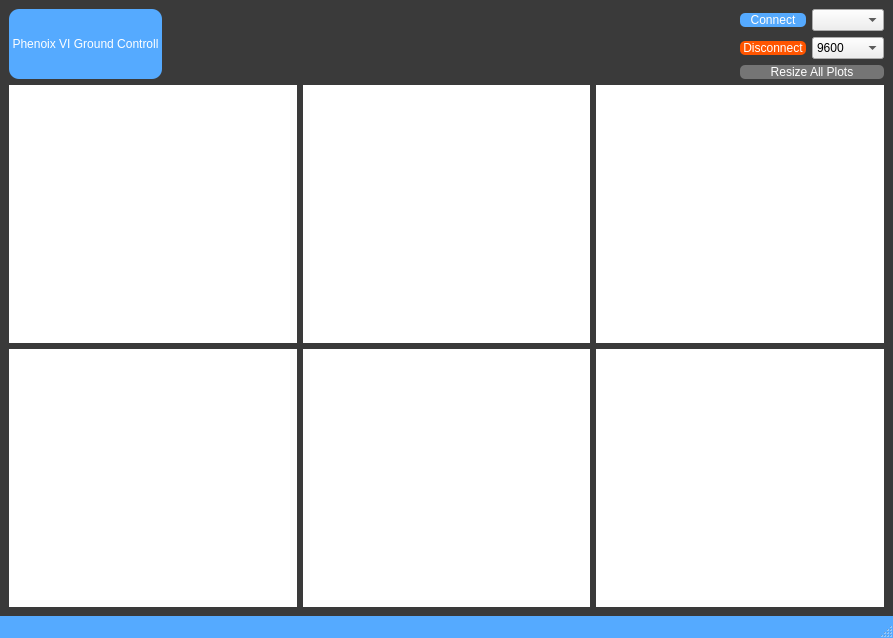
<?xml version="1.0" encoding="UTF-8"?>
<ui version="4.0">
 <class>MainWindow</class>
 <widget class="QMainWindow" name="MainWindow">
  <property name="geometry">
   <rect>
    <x>0</x>
    <y>0</y>
    <width>893</width>
    <height>638</height>
   </rect>
  </property>
  <property name="windowTitle">
   <string>MainWindow</string>
  </property>
  <property name="styleSheet">
   <string notr="true">QMainWindow#MainWindow{
background-color:rgb(85, 170, 255)
}</string>
  </property>
  <property name="tabShape">
   <enum>QTabWidget::Rounded</enum>
  </property>
  <widget class="QWidget" name="centralwidget">
   <property name="styleSheet">
    <string notr="true">QWidget#centralwidget{
	background-color: rgb(58, 58, 58);
}</string>
   </property>
   <layout class="QGridLayout" name="gridLayout_2">
    <item row="1" column="0" colspan="3">
     <layout class="QGridLayout" name="gridLayout_3">
      <item row="0" column="2">
       <widget class="PlotWidget" name="Orientation" native="true">
        <property name="styleSheet">
         <string notr="true">background-color: rgb(255, 255, 255);</string>
        </property>
       </widget>
      </item>
      <item row="0" column="1">
       <widget class="PlotWidget" name="Gyro" native="true">
        <property name="styleSheet">
         <string notr="true">background-color: rgb(255, 255, 255);</string>
        </property>
       </widget>
      </item>
      <item row="0" column="0">
       <widget class="PlotWidget" name="Accel" native="true">
        <property name="styleSheet">
         <string notr="true">background-color: rgb(255, 255, 255);</string>
        </property>
       </widget>
      </item>
      <item row="1" column="1">
       <widget class="PlotWidget" name="Altitude" native="true">
        <property name="styleSheet">
         <string notr="true">background-color: rgb(255, 255, 255);</string>
        </property>
       </widget>
      </item>
      <item row="1" column="2">
       <widget class="PlotWidget" name="Velocity" native="true">
        <property name="styleSheet">
         <string notr="true">background-color: rgb(255, 255, 255);</string>
        </property>
       </widget>
      </item>
      <item row="1" column="0">
       <widget class="PlotWidget" name="Position" native="true">
        <property name="styleSheet">
         <string notr="true">background-color: rgb(255, 255, 255);</string>
        </property>
       </widget>
      </item>
     </layout>
    </item>
    <item row="0" column="2">
     <layout class="QGridLayout" name="gridLayout">
      <item row="0" column="0">
       <widget class="QPushButton" name="connect_button">
        <property name="styleSheet">
         <string notr="true">QPushButton {
	background-color: rgb(85, 170, 255);
	border: none;
	color: rgb(255, 255, 255);
	border-radius: 5px;
}

QPushButton:hover {
	background-color: rgb(67, 135, 202)
	border: none;
	color: rgb(255, 255, 255);
	border-radius: 5px;
}

QPushButton:pressed {
	background-color: rgb(85, 170, 0)
	border: none;
	color: rgb(255, 255, 255);
	border-radius: 5px;
}

</string>
        </property>
        <property name="text">
         <string>Connect</string>
        </property>
       </widget>
      </item>
      <item row="0" column="1">
       <widget class="QComboBox" name="serial_port"/>
      </item>
      <item row="2" column="0">
       <widget class="QPushButton" name="disconnect_button">
        <property name="styleSheet">
         <string notr="true">QPushButton {
	background-color: rgb(255, 85, 0);
	border: none;
	color: rgb(255, 255, 255);
	border-radius: 5px;
}

QPushButton:hover {
	background-color: rgb(67, 135, 202)
	border: none;
	color: rgb(255, 255, 255);
	border-radius: 5px;
}

QPushButton:pressed {
	background-color: rgb(85, 170, 0)
	border: none;
	color: rgb(255, 255, 255);
	border-radius: 5px;
}

</string>
        </property>
        <property name="text">
         <string> Disconnect </string>
        </property>
       </widget>
      </item>
      <item row="2" column="1">
       <widget class="QComboBox" name="serial_baud">
        <item>
         <property name="text">
          <string>9600</string>
         </property>
        </item>
        <item>
         <property name="text">
          <string>14400</string>
         </property>
        </item>
        <item>
         <property name="text">
          <string>19200</string>
         </property>
        </item>
        <item>
         <property name="text">
          <string>28800</string>
         </property>
        </item>
        <item>
         <property name="text">
          <string>31250</string>
         </property>
        </item>
        <item>
         <property name="text">
          <string>38400</string>
         </property>
        </item>
        <item>
         <property name="text">
          <string>57600</string>
         </property>
        </item>
        <item>
         <property name="text">
          <string>115200</string>
         </property>
        </item>
       </widget>
      </item>
      <item row="3" column="0" colspan="2">
       <widget class="QPushButton" name="resize_button">
        <property name="styleSheet">
         <string notr="true">QPushButton {
	background-color: rgb(117, 117, 117);
	border: none;
	color: rgb(255, 255, 255);
	border-radius: 5px;
}

QPushButton:hover {
	background-color: rgb(67, 135, 202)
	border: none;
	color: rgb(255, 255, 255);
	border-radius: 5px;
}

QPushButton:pressed {
	background-color: rgb(85, 170, 0)
	border: none;
	color: rgb(255, 255, 255);
	border-radius: 5px;
}</string>
        </property>
        <property name="text">
         <string>Resize All Plots</string>
        </property>
       </widget>
      </item>
     </layout>
    </item>
    <item row="0" column="1">
     <spacer name="horizontalSpacer">
      <property name="orientation">
       <enum>Qt::Horizontal</enum>
      </property>
      <property name="sizeHint" stdset="0">
       <size>
        <width>40</width>
        <height>20</height>
       </size>
      </property>
     </spacer>
    </item>
    <item row="0" column="0">
     <widget class="QLabel" name="label">
      <property name="styleSheet">
       <string notr="true">font: 26pt &quot;Calibri&quot;;
background-color: rgb(85, 170, 255);
color: rgb(255, 255, 255);
selection-background-color: rgb(188, 214, 255);
border-radius: 10px;</string>
      </property>
      <property name="text">
       <string> Phenoix VI Ground Controll </string>
      </property>
      <property name="alignment">
       <set>Qt::AlignCenter</set>
      </property>
     </widget>
    </item>
   </layout>
  </widget>
  <widget class="QMenuBar" name="menubar">
   <property name="geometry">
    <rect>
     <x>0</x>
     <y>0</y>
     <width>893</width>
     <height>22</height>
    </rect>
   </property>
  </widget>
  <widget class="QStatusBar" name="statusbar"/>
 </widget>
 <customwidgets>
  <customwidget>
   <class>PlotWidget</class>
   <extends>QWidget</extends>
   <header>pyqtgraph</header>
   <container>1</container>
  </customwidget>
 </customwidgets>
 <resources/>
 <connections/>
</ui>
